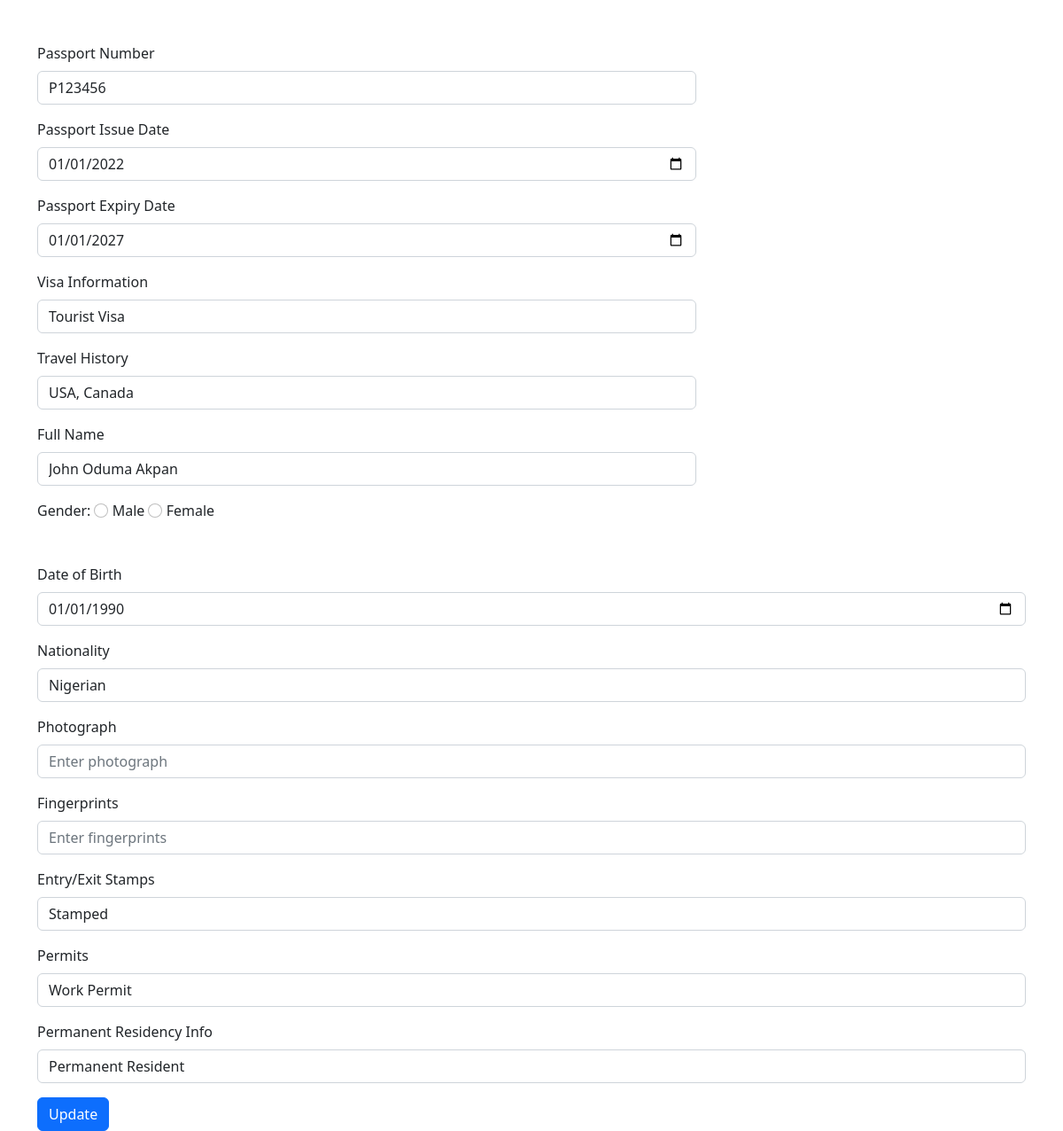
Screenshot of /IMMIGRATION/update.php?updateid=1 with the database file from the repository.
### tables this page shows
CREATE TABLE `immigration_db` (
  `id` int(11) NOT NULL,
  `ucrNumber` varchar(10) DEFAULT NULL,
  `passportNumber` varchar(50) DEFAULT NULL,
  `passportIssueDate` date DEFAULT NULL,
  `passportExpiryDate` date DEFAULT NULL,
  `visaInformation` varchar(255) DEFAULT NULL,
  `travelHistory` varchar(255) DEFAULT NULL,
  `name` varchar(255) DEFAULT NULL,
  `dateOfBirth` date DEFAULT NULL,
  `nationality` varchar(50) DEFAULT NULL,
  `photograph` blob DEFAULT NULL,
  `fingerprints` blob DEFAULT NULL,
  `entryExitStamps` varchar(255) DEFAULT NULL,
  `permits` varchar(255) DEFAULT NULL,
  `permanentResidencyInfo` varchar(255) DEFAULT NULL,
  `gender` varchar(255) DEFAULT NULL
);

### IMMIGRATION/update.php (the view, shortened to what this page needs)
<?php
include 'connect.php';
$id = $_GET['updateid'];
$sql = "SELECT * FROM `immigration_db` WHERE id = $id";
$result = mysqli_query($connection, $sql);
$row = mysqli_fetch_assoc($result);
$passportNumber = $row['passportNumber'];
$passportIssueDate = $row['passportIssueDate'];
$passportExpiryDate = $row['passportExpiryDate'];
$visaInformation = $row['visaInformation'];
$travelHistory = $row['travelHistory'];
$name = $row['name'];
$dateOfBirth = $row['dateOfBirth'];
$nationality = $row['nationality'];
$photograph = $row['photograph'];
$fingerprints = $row['fingerprints'];
$entryExitStamps = $row['entryExitStamps'];
$permits = $row['permits'];
$permanentResidencyInfo = $row['permanentResidencyInfo'];
?>
<!doctype html>
<html lang="en">
  <head>
    <link href="https://cdn.jsdelivr.net/npm/bootstrap@5.2.2/dist/css/bootstrap.min.css" rel="stylesheet">
  </head>
  <body>
    <div class="container">
        <div class="my-5 col-8 center">
        <form method="post">
        <div class="mb-3">
            <label class="form-label">Passport Number</label>
            <input type="text" name="passportNumber" class="form-control" placeholder="Enter passport number" autocomplete="off" value="<?php echo $passportNumber; ?>">
        </div>
        <div class="mb-3">
            <label class="form-label">Passport Issue Date</label>
            <input type="date" name="passportIssueDate" class="form-control" autocomplete="off" value="<?php echo $passportIssueDate; ?>">
        </div>
        <div class="mb-3">
            <label class="form-label">Passport Expiry Date</label>
            <input type="date" name="passportExpiryDate" class="form-control" autocomplete="off" value="<?php echo $passportExpiryDate; ?>">
        </div>
        <div class="mb-3">
            <label class="form-label">Visa Information</label>
            <input type="text" name="visaInformation" class="form-control" placeholder="Enter visa information" autocomplete="off" value="<?php echo $visaInformation; ?>">
        </div>
        <div class="mb-3">
            <label class="form-label">Travel History</label>
            <input type="text" name="travelHistory" class="form-control" placeholder="Enter travel history" autocomplete="off" value="<?php echo $travelHistory; ?>">
        </div>
        <div class="mb-3">
            <label class="form-label">Full Name</label>
            <input type="text" name="fullName" class="form-control" placeholder="Enter full name" autocomplete="off" value="<?php echo $name; ?>">
        </div>
        Gender:
            <input type="radio" name="gender" class="form-check-input" value="Male">
            <label class="form-check-label">Male</label>
            <input type="radio" name="gender" class="form-check-input" value="Female">
            <label class="form-check-label">Female</label>
        </div>
        <div class="mb-3">
            <label class="form-label">Date of Birth</label>
            <input type="date" name="dateOfBirth" class="form-control" autocomplete="off" value="<?php echo $dateOfBirth; ?>">
        </div>
        <div class="mb-3">
            <label class="form-label">Nationality</label>
            <input type="text" name="nationality" class="form-control" placeholder="Enter nationality" autocomplete="off" value="<?php echo $nationality; ?>">
        </div>
        <div class="mb-3">
            <label class="form-label">Photograph</label>
            <input type="text" name="photograph" class="form-control" placeholder="Enter photograph" autocomplete="off" value="<?php echo $photograph; ?>">
        </div>
        <div class="mb-3">
            <label class="form-label">Fingerprints</label>
            <input type="text" name="fingerprints" class="form-control" placeholder="Enter fingerprints" autocomplete="off" value="<?php echo $fingerprints; ?>">
        </div>
        <div class="mb-3">
            <label class="form-label">Entry/Exit Stamps</label>
            <input type="text" name="entryExitStamps" class="form-control" placeholder="Enter entry/exit stamps" autocomplete="off" value="<?php echo $entryExitStamps; ?>">
        </div>
        <div class="mb-3">
            <label class="form-label">Permits</label>
            <input type="text" name="permits" class="form-control" placeholder="Enter permits" autocomplete="off" value="<?php echo $permits; ?>">
        </div>
        <div class="mb-3">
            <label class="form-label">Permanent Residency Info</label>
            <input type="text" name="permanentResidencyInfo" class="form-control" placeholder="Enter permanent residency info" autocomplete="off" value="<?php echo $permanentResidencyInfo; ?>">
        </div>
        <button type="submit" class="btn btn-primary" name="submit">Update</button>
        </div>
  </body>
</html>

### rows the page displays
immigration_db: passportNumber "P123456", passportIssueDate "01/01/2022", passportExpiryDate "01/01/2027", visaInformation "Tourist Visa", travelHistory "USA, Canada", fullName "John Oduma Akpan", dateOfBirth "01/01/1990", nationality "Nigerian", entryExitStamps "Stamped", permits "Work Permit", permanentResidencyInfo "Permanent Resident"
